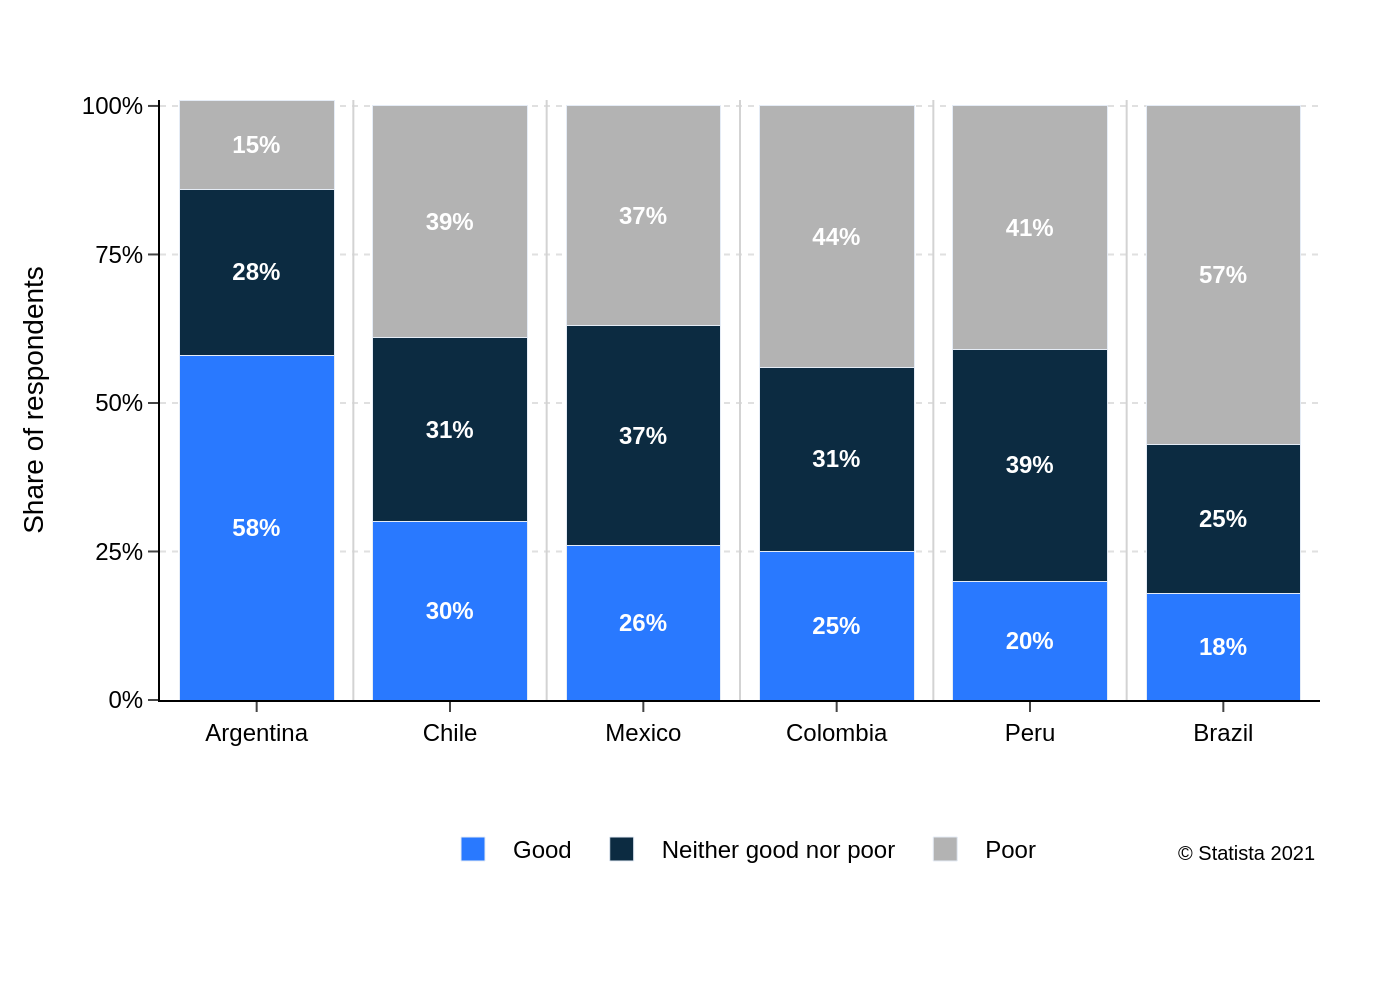

Here is the Python script that generated this plot:
import sys
import json
import os
import plotly.graph_objects as go

# Ensure a JSON file path is provided as a command-line argument
if len(sys.argv) != 2:
    print("Usage: python create_chart.py <path_to_json_file>")
    sys.exit(1)

json_file_path = sys.argv[1]

# Read the chart data from the specified JSON file
try:
    with open(json_file_path, 'r', encoding='utf-8') as f:
        config = json.load(f)
except FileNotFoundError:
    print(f"Error: JSON file not found at {json_file_path}")
    sys.exit(1)
except json.JSONDecodeError:
    print(f"Error: Could not decode JSON from {json_file_path}")
    sys.exit(1)

# Extract data, texts, and colors from the loaded JSON
chart_data = config['chart_data']
texts = config['texts']
colors = config['colors']
categories = chart_data['categories']
series_data = chart_data['series']

# Initialize the Plotly figure
fig = go.Figure()

# Add a bar trace for each data series
for i, series in enumerate(series_data):
    # Format text labels to be bold and include a percentage sign
    bar_texts = [f"<b>{val}%</b>" for val in series['data']]
    
    fig.add_trace(go.Bar(
        name=series['name'],
        x=categories,
        y=series['data'],
        marker_color=colors[i],
        text=bar_texts,
        textposition='inside',
        insidetextanchor='middle',
        textfont=dict(
            family="Arial",
            color='white'
        )
    ))

# Add faint vertical lines between the categories to match the original chart style
for i in range(len(categories) - 1):
    fig.add_vline(x=i + 0.5, line_width=1, line_dash="solid", line_color="lightgray")

# Update the layout of the chart
fig.update_layout(
    barmode='stack',
    plot_bgcolor='white',
    paper_bgcolor='white',
    font=dict(family="Arial", size=12, color='black'),
    margin=dict(l=80, r=40, t=50, b=150),
    yaxis=dict(
        title=texts['y_axis_title'],
        range=[0, 101],
        tickvals=[0, 25, 50, 75, 100],
        ticktext=['0%', '25%', '50%', '75%', '100%'],
        showgrid=True,
        gridcolor='#e0e0e0',
        gridwidth=1,
        griddash='dot',
        zeroline=False,
        linecolor='black',
        linewidth=1,
        ticks='outside'
    ),
    xaxis=dict(
        showline=True,
        linecolor='black',
        linewidth=1,
        showgrid=False,
        ticks='outside'
    ),
    legend=dict(
        orientation='h',
        yanchor='top',
        y=-0.2,
        xanchor='center',
        x=0.5,
        traceorder='normal'
    ),
    annotations=[]
)

# Add source text annotation if it exists in the JSON
if texts.get('source'):
    fig.add_annotation(
        text=texts['source'],
        align='right',
        showarrow=False,
        xref='paper',
        yref='paper',
        x=1.0,
        y=-0.28,
        font=dict(size=10)
    )

# Determine the output filename from the input JSON path
base_filename = os.path.splitext(os.path.basename(json_file_path))[0]
output_filename = f"{base_filename}.png"

# Save the figure as a high-resolution PNG image
fig.write_image(output_filename, scale=2)

print(f"Chart saved to {output_filename}")
